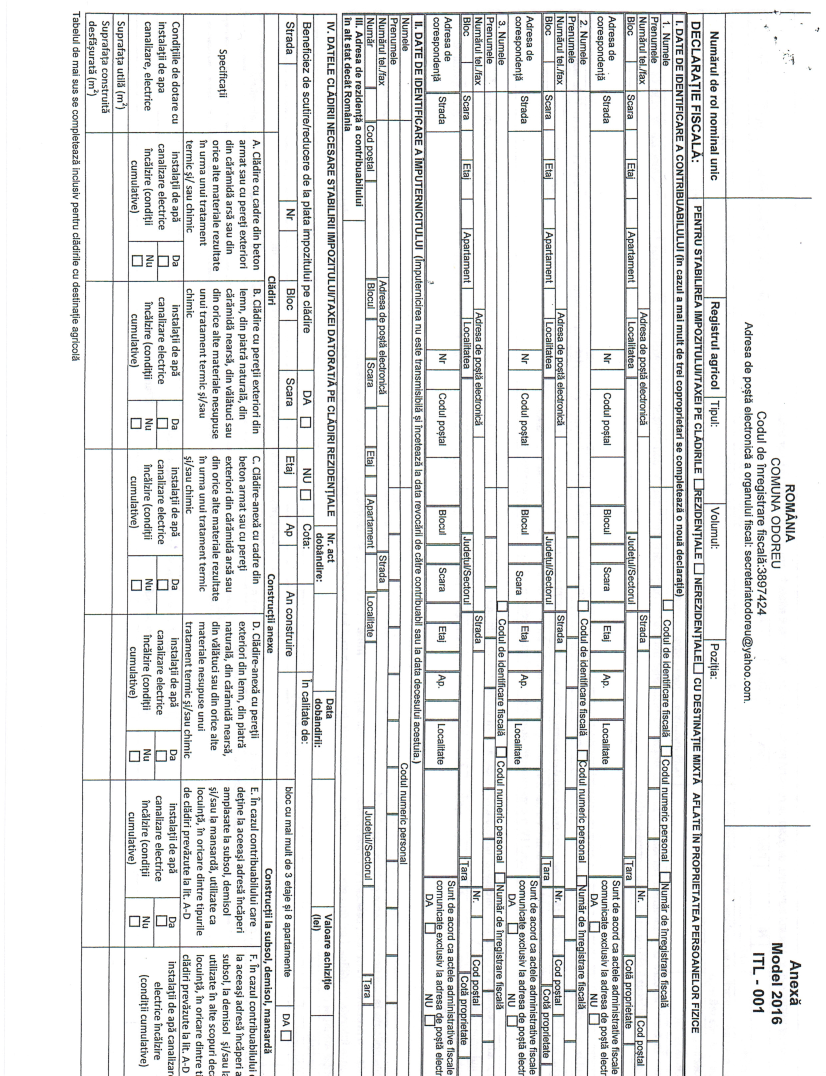
#> input picture pdf_autofill/page_clean.png, 1652 x 2152 px (shown at 1/2 size)
$ python -i detect_inputs.py   (imports and definitions only)
#> lines starting #> are read from the running program, lines starting #| are printed output that depends on the picture; after the words box and inside, x2 and y2 are one past the last pixel; in counts of white or black regions, pixels touching at a corner belong together
import cv2
import numpy as np
import json
import fitz

def pdf_to_image(pdf_path, dpi=200):
    doc = fitz.open(pdf_path)
    page = doc.load_page(0)
    pix = page.get_pixmap(dpi=dpi)
    image_path = "page_clean.png"
    pix.save(image_path)
    return image_path

def detect_underscores(image_path):
    """Detectează secvențele de underscore (______) din imagine"""
#> called with image_path = 'page_clean.png'
    img = cv2.imread(image_path, cv2.IMREAD_GRAYSCALE)
#> img: shape (2152, 1652); min 0, max 255, mean 229.1

    # Threshold pentru a detecta zonele întunecate (text)
    _, binary = cv2.threshold(img, 180, 255, cv2.THRESH_BINARY_INV)
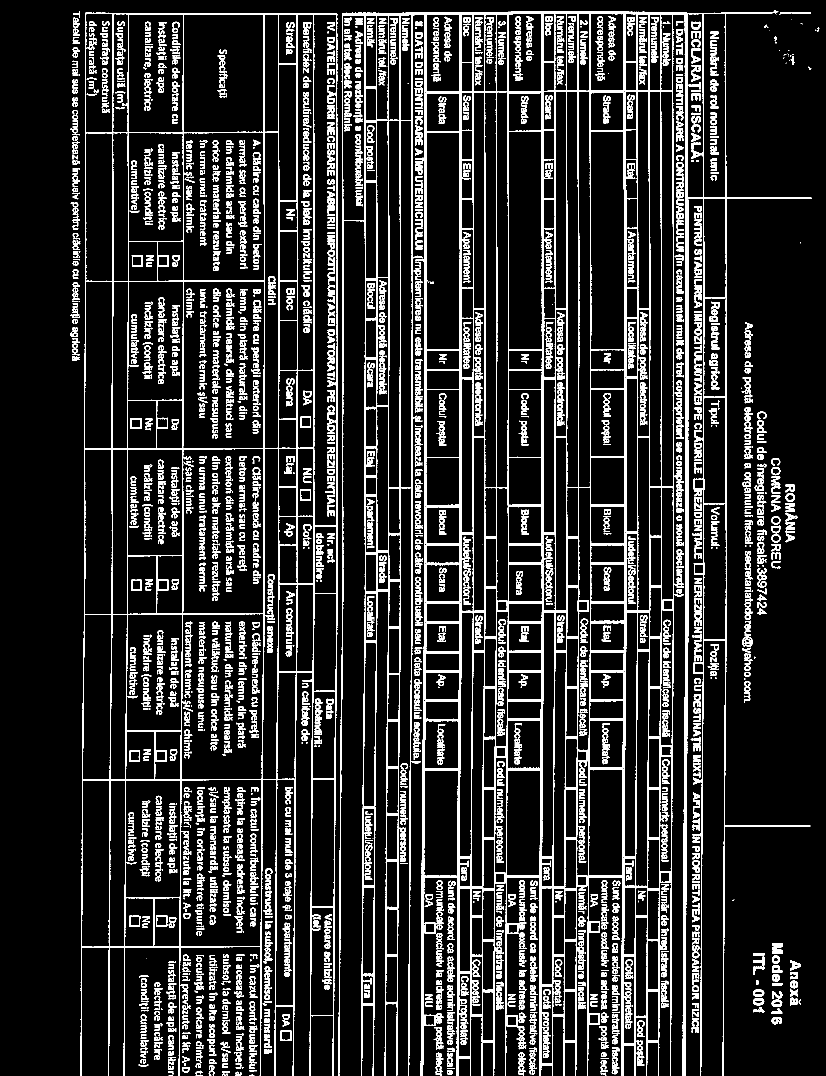
#> binary: shape (2152, 1652) (shown at 1/2 size); 13.6% white; 3560 white regions (363 under 20 px), largest, box (x1, y1, x2, y2) and area: (676, 20, 1624, 2152) 179168, (161, 25, 676, 2152) 52262, (1114, 765, 1129, 818) 387

    # Kernel orizontal pentru a conecta underscore-urile apropiate
    kernel = cv2.getStructuringElement(cv2.MORPH_RECT, (20, 1))
    dilated = cv2.dilate(binary, kernel, iterations=1)
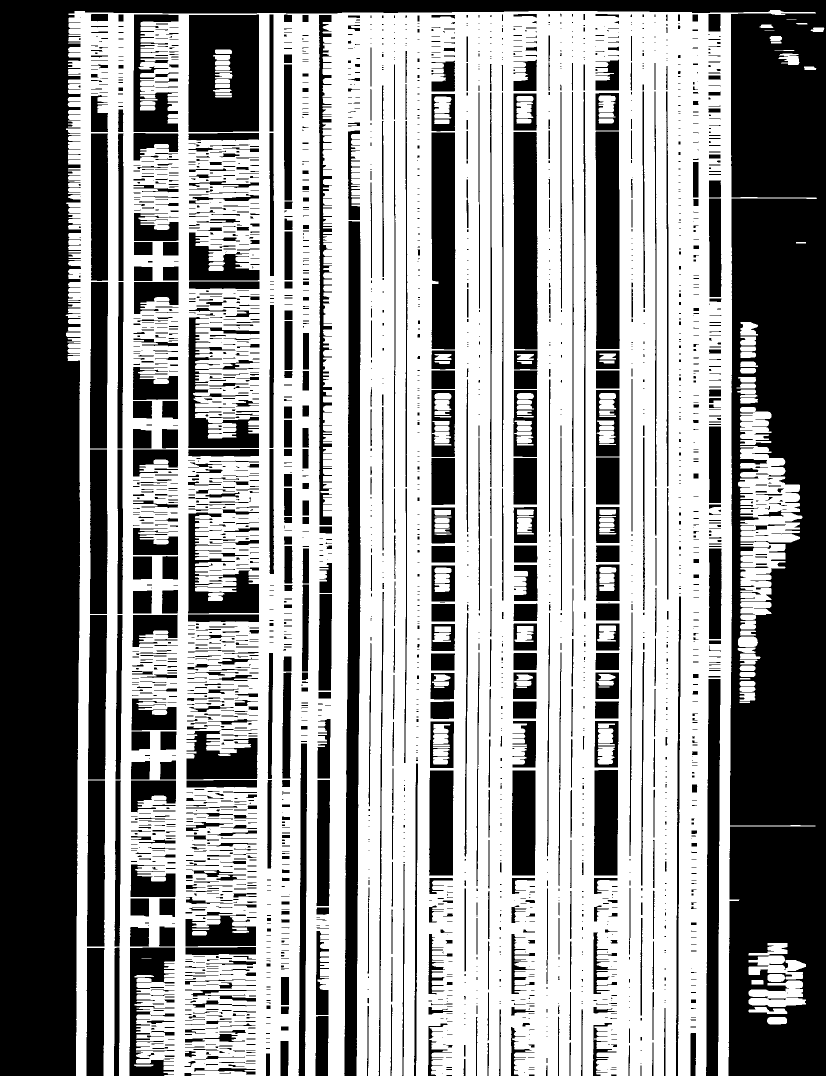
#> dilated: shape (2152, 1652) (shown at 1/2 size); 58.8% white; 2551 black regions (1251 under 20 px)

    # Găsește contururi
    contours, _ = cv2.findContours(dilated, cv2.RETR_EXTERNAL, cv2.CHAIN_APPROX_SIMPLE)
#> contours = 49 contours, 3 with area under 20; largest, box (x1, y1, x2, y2) and area: (131, 20, 1634, 2152) 2661167, (1476, 892, 1605, 1085) 15968, (1480, 1083, 1571, 1203) 6651, (1497, 1961, 1612, 2014) 3792, (1497, 1886, 1612, 1959) 3756

    underscore_fields = []

    for cnt in contours:
        x, y, w, h = cv2.boundingRect(cnt)

        # Filtrează doar liniile orizontale subțiri (underscore-uri)
        # Condiții: lățime mare, înălțime mică, aspect ratio mare
        aspect_ratio = w / h if h > 0 else 0

        if w > 50 and h < 15 and aspect_ratio > 8:
            # Verifică dacă zona este într-adevăr o secvență de underscore
            roi = binary[y:y+h, x:x+w]
            density = np.sum(roi == 255) / (w * h)

            # Densitatea trebuie să fie rezonabilă pentru underscore-uri
            if 0.05 < density < 0.4:
                underscore_fields.append({
                    "x1": int(x),
                    "y1": int(y + h // 2),  # Linia din mijloc
                    "x2": int(x + w),
                    "y2": int(y + h // 2),
                    "type": "underscore"
                })
#> this loop made 49 passes
#> (x, y, w, h, aspect_ratio) on passes 1, 2, 3, 4, 5, 6, 7, 9, 11, 12, 13, 14: (268, 2129, 39, 4, 9.75), (1534, 2034, 40, 15, 2.67), (1497, 2014, 78, 14, 5.57), (1497, 1961, 115, 53, 2.17), (1503, 1960, 24, 9, 2.67), (269, 1950, 39, 5, 7.8), (1535, 1948, 35, 16, 2.19), (1497, 1886, 115, 73, 1.58), (1479, 1385, 32, 17, 1.88), (1479, 1373, 32, 11, 2.91), (1479, 1362, 32, 10, 3.2), (1479, 1356, 22, 3, 7.33)
#> (cnt, x, y, w, h, aspect_ratio) on passes 8, 10, 38, 44, 48: ([[283, 1916], [302, 1916]], 283, 1916, 20, 1, 20), ([[1479, 1403], [1479, 1405], [1499, 1405], [1499, 1403]], 1479, 1403, 21, 3, 7), ([[1592, 484], [1592, 486], [1611, 486], [1611, 484]], 1592, 484, 20, 3, 6.67), ([[1529, 60], [1548, 60]], 1529, 60, 20, 1, 20), ([[1573, 38], [1592, 38]], 1573, 38, 20, 1, 20)
#> after the loop, underscore_fields = []

    return underscore_fields

# [60 lines left out: functions detect_form_fields, merge_and_filter_fields, not called in this run]

def extract_text_positions(pdf_path):
    doc = fitz.open(pdf_path)
    page = doc[0]
    words = page.get_text("words")

    results = []
    for w in words:
        x1, y1, x2, y2, text, *_ = w
        results.append({
            "text": text,
            "x1": x1, "y1": y1,
            "x2": x2, "y2": y2
        })
    return results

SEMANTIC_FIELDS = {
    "Subsemnatul": "subsemnatul",
    "domiciliat": "domiciliat_in",
    "strada": "strada_satul",
    "nr": "numar_adresa",
    "bloc": "bloc",
    "scara": "scara",
    "et": "etaj",
    "ap": "apartament",
    "actului de identitate": "act_identitate_seria",
    "seria": "act_identitate_seria",
    "nr.": "act_identitate_numar",
    "eliberat": "act_identitate_eliberat_de",
    "certificatul": "certificat_nastere_pentru",
    "născut(ă)": "data_nasterii",
    "localitatea": "localitatea_nasterii",
    "părinți": "parinti_copil",
    "împrejurări": "imprejurari",
    "telefon": "telefon",
    "e-mail": "email",
    "Semnătura": "semnatura",
    "Data": "data_completare",
    "Naștere": "nastere_seria",
    "Ofițer": "ofiter_stare_civila",
    "Am": "semnatura_primire",
    "fiul": "fiul_fiica",
    "prenume": "nume_prenume_copil",
    "contactat": "numar_telefon_contact",
    "Adresa": "adresa_email"
}

# [57 lines left out: functions match_semantic_label, map_fields_to_labels, to_native, not called in this run]

def save_json(data, path="mapped_fields.json"):
    with open(path, "w", encoding="utf-8") as f:
        json.dump(to_native(data), f, indent=4, ensure_ascii=False)

# Main execution
pdf = "Declaratie-stabilire-impozit-cladire.pdf"

# [1 line not run here, left out]
# [1 line that did not run here, left out]

# [1 line not run here, left out]
# [1 line that did not run here, left out]

# [1 line not run here, left out]
# [1 line that did not run here, left out]

# [3 lines not run here, left out]
# [1 line that did not run here, left out]

# [1 line not run here, left out]
# [1 line that did not run here, left out]

# [1 line not run here, left out]
# [1 line that did not run here, left out]

# [6 lines not run here, left out]

>>> result = detect_underscores('page_clean.png')
#> result = []

$ run again, on pdf_autofill/debug_fields.png
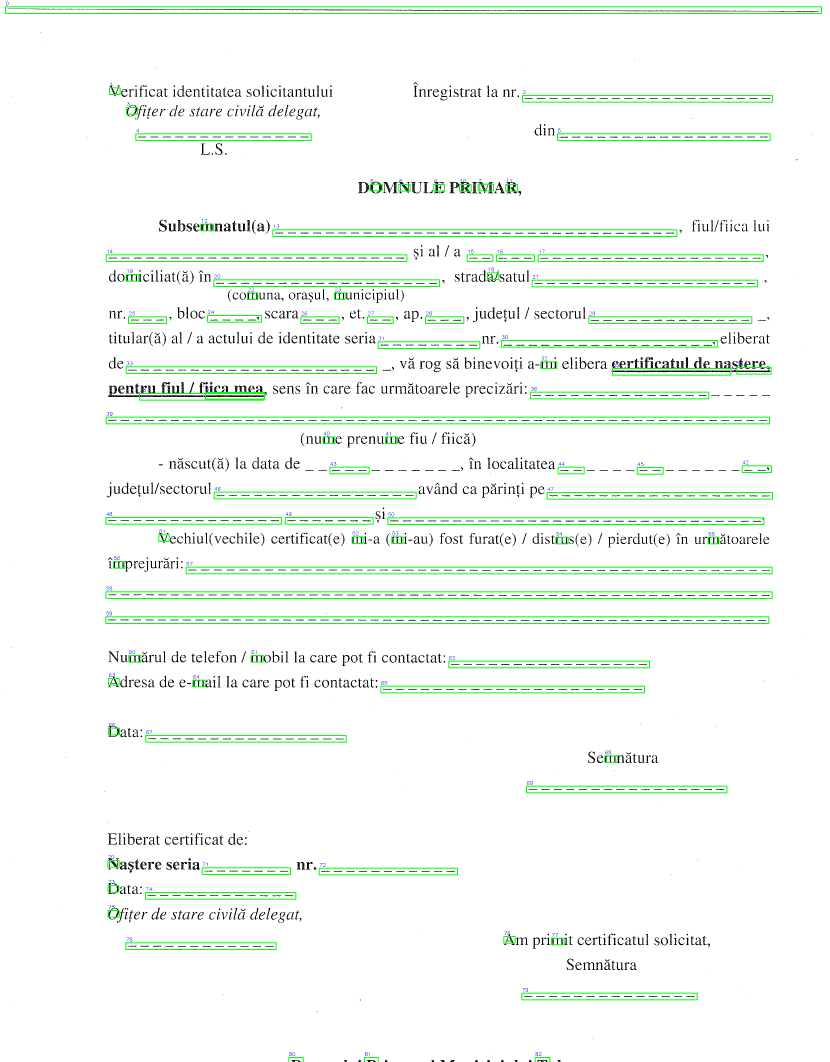
#> input picture pdf_autofill/debug_fields.png, 2488 x 3185 px (shown at 1/3 size)
#> in detect_underscores, `_, binary = cv2.threshold(img, 180, 255, cv2.THRESH_BINARY_INV)`:
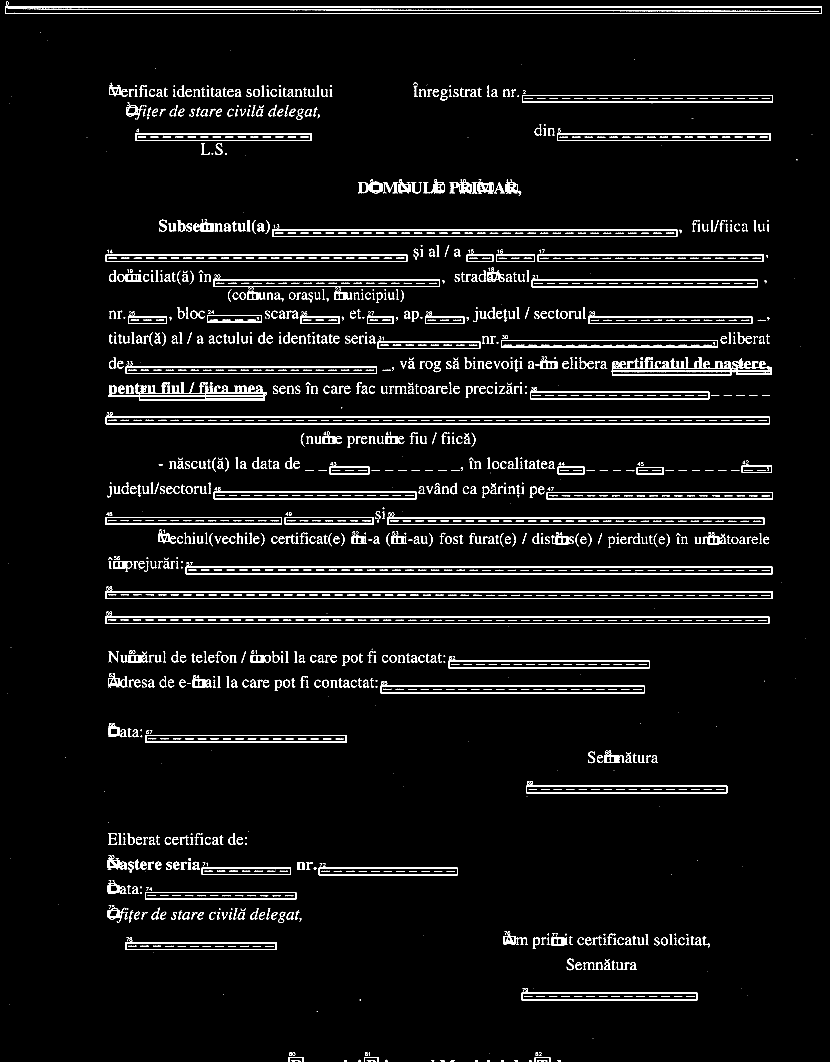
#> binary: shape (3185, 2488) (shown at 1/3 size); 4.4% white; 1931 white regions (272 under 20 px), largest, box (x1, y1, x2, y2) and area: (15, 19, 2466, 42) 14804, (316, 1774, 2318, 1797) 12111, (317, 1250, 2310, 1273) 12056
#> in detect_underscores, `dilated = cv2.dilate(binary, kernel, iterations=1)`:
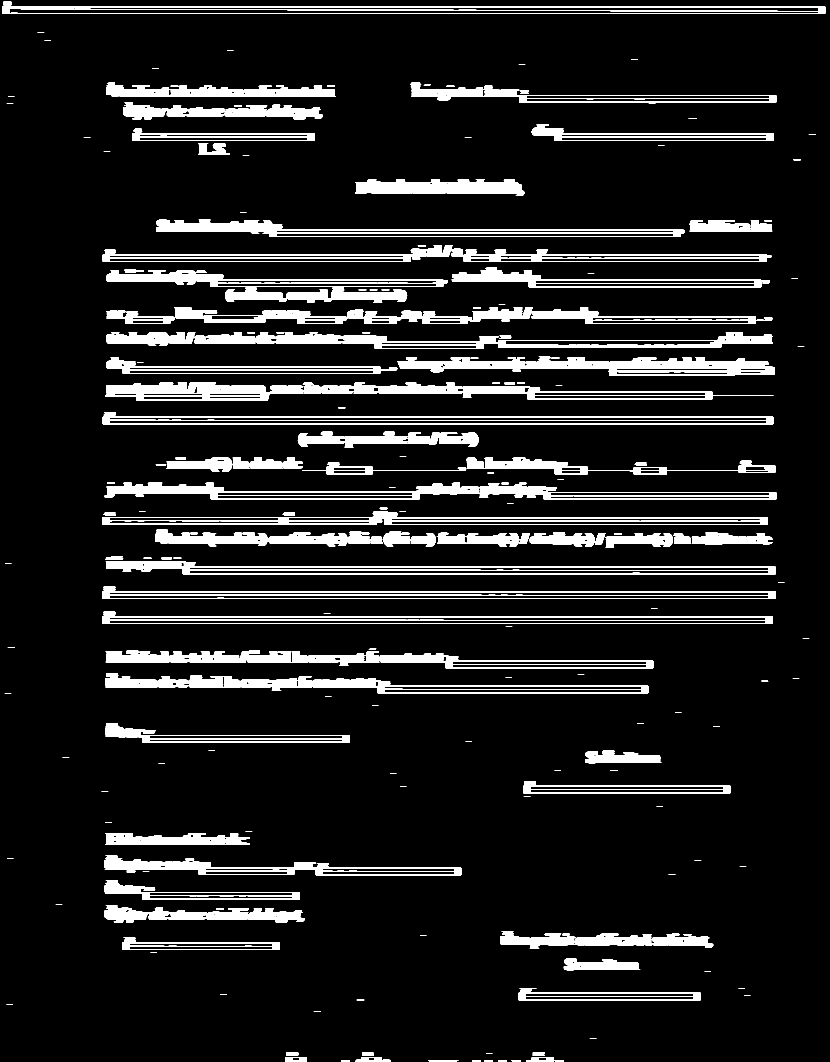
#> dilated: shape (3185, 2488) (shown at 1/3 size); 9.7% white; 264 white regions
#> contours = 259 contours, 81 with area under 20; largest, box (x1, y1, x2, y2) and area: (6, 19, 2476, 42) 54316, (317, 1683, 2328, 1723) 44679, (307, 1534, 2303, 1575) 44588, (307, 1774, 2328, 1797) 44438, (308, 1250, 2320, 1273) 44240
#> the loop in detect_underscores, `for cnt in contours:` made 259 passes
#> (x, y, w, h, aspect_ratio, density) on pass 6: (1285, 3180, 90, 5, 18, 0.276)
#> after the loop in detect_underscores, `for cnt in contours:`: underscore_fields = 1 item
